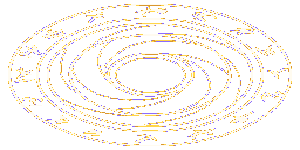
#> input picture art-spike/packs/circle_blaze.png, 300 x 150 px; its folder holds only this picture in this run
$ python make.py circle_blaze.png
#> lines starting #> are read from the running program, lines starting #| are printed output that depends on the picture; after the words box and inside, x2 and y2 are one past the last pixel; in counts of white or black regions, pixels touching at a corner belong together
#> further down, sheet is the input picture: PIL image 300x150 RGBA; mean R, G, B, A 46.4, 42.2, 37.1, 49.8
### art-spike/tools/pix.py
"""Shared bits for the art spike (#259): the palette every method is reduced to, outlines and sheets.

The robe ramp (ROBE) is the key colours the picker swaps for a seat colour at run time. Every
method draws or is reduced to it, so one swap recolours robes and hats from any method.
"""
import json
from pathlib import Path

import numpy as np
from PIL import Image

H = lambda s: tuple(int(s[i:i + 2], 16) for i in (1, 3, 5))

# 23 colours for the whole set.
OUTLINE = H("#1b1424")
SKIN = [H("#f4c9a0"), H("#d9906b"), H("#9c5a44")]
HAIR = [H("#f3efe6"), H("#bdb4c2")]
WOOD = [H("#b5793f"), H("#7d4e2a")]
GOLD = [H("#fff3b0"), H("#ffd54a"), H("#d9962f")]
ROBE = [H("#c7a4ff"), H("#9a6ef0"), H("#6a45c0"), H("#43297e")]  # light, base, dark, deep: swapped per seat
GEM = [H("#e6feff"), H("#5fd8f0")]
FIRE = [H("#ff8a2a"), H("#e0442e"), H("#8a1f2a")]  # with GOLD[0], GOLD[1] for the hot core
VIOLET = [H("#8b6cff"), H("#3b2c66")]
WHITE = H("#fffbf0")
PALETTE = [OUTLINE, *SKIN, *HAIR, *WOOD, *GOLD, *ROBE, *GEM, *FIRE, *VIOLET, WHITE]
assert len(set(PALETTE)) == len(PALETTE) == 23, len(set(PALETTE))


def canvas(w, h):
    return np.zeros((h, w, 4), np.uint8)


# [33 lines left out: functions put, line, outline, not called in this run]


def sheet(frames):
    return np.concatenate(frames, axis=1)


def save(arr, path):
    Path(path).parent.mkdir(parents=True, exist_ok=True)
    Image.fromarray(arr, "RGBA").save(path)


# [9 lines left out: function quantize, not called in this run]


def check(arr):
    """Pixel rules: every pixel fully opaque or fully clear, and every colour from the palette."""
    a = arr[..., 3]
    half = int(((a > 0) & (a < 255)).sum())
    cols = {tuple(px) for px in arr[a == 255][:, :3]}
    off = [c for c in cols if c not in PALETTE]
    return {"half_alpha_px": half, "colours": len(cols), "off_palette": len(off)}


def meta(path, data):
    Path(path).write_text(json.dumps(data, indent=1))

### art-spike/packs/make.py
"""Art spike #259, method 3: a pack asset made to fit. The CC0 "Teleport circle" sheet by gfroad
(https://opengameart.org/content/teleport-circle-sprite-sheet) is smooth line art drawn flat from
above, in 4x4 frames of 256x256. Squash a frame to the tilted 300x150 view, threshold the lines onto
the pixel grid, and recolour them to the palette.

  python art-spike/packs/make.py teleportCircle.png
"""
import sys
from pathlib import Path

import numpy as np
from PIL import Image

HERE = Path(__file__).parent
sys.path.insert(0, str(HERE.parent / "tools"))
from pix import GOLD, VIOLET, WHITE, check, meta, save  # noqa: E402


def frame(sheet, i):
#> called with i = 0
    x, y = (i % 4) * 256, (i // 4) * 256
    return sheet.crop((x, y, x + 256, y + 256))
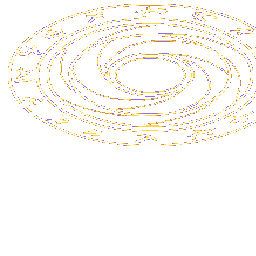
#> returned value: PIL image 256x256 RGBA; mean R, G, B, A 29.1, 26.5, 23.2, 31.3; transparent parts drawn white


def tilt(fr, cut=0.3):
    """Ink (dark, opaque) becomes coverage; squash to 300x150; keep pixels covered past cut."""
#> called with cut = 0.3
    a = np.asarray(fr.convert("RGBA")).astype(float) / 255
    ink = a[..., 3] * (1 - a[..., :3].mean(-1) * 0.85)
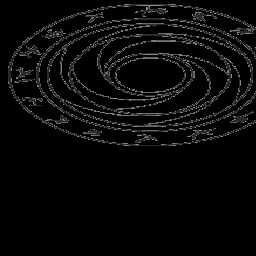
#> ink: shape (256, 256) float64; min 0, max 0.54, mean 0.0353
    im = Image.fromarray((ink * 255).astype(np.uint8), "L").resize((300, 150), Image.BOX)
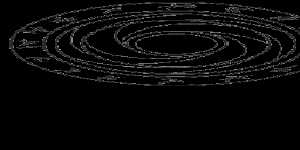
#> im: PIL image 300x150 L; min 0, max 137, mean 9.1
    return np.asarray(im) / 255
#> returned value: shape (150, 300) float64


def paint(cov, levels):
    out = np.zeros((150, 300, 4), np.uint8)
#> out: shape (150, 300, 4); every value is 0
    for cut, col in levels:
        out[cov >= cut] = (*col, 255)
#> this loop made 2 passes
#> (cut, col) on passes 1 to 2: (0.18, (59, 44, 102)), (0.75, (139, 108, 255))
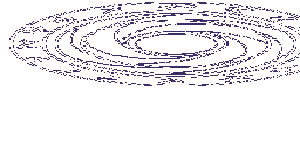
#> out: shape (150, 300, 4); mean of channels 0, 1, 2, 3 4.9, 3.7, 8.5, 21.4; transparent parts drawn white
    return out


if __name__ == "__main__":
    sheet = Image.open(sys.argv[1])
    res = {}
    quiet = paint(tilt(frame(sheet, 0)), [(0.18, VIOLET[1]), (0.75, VIOLET[0])])
    blaze = paint(tilt(frame(sheet, 0)), [(0.12, VIOLET[0]), (0.22, GOLD[2]), (0.35, GOLD[1]), (0.55, WHITE)])
#> the loop in paint (call 2), `for cut, col in levels:` made 4 passes
#> (cut, col) on passes 1 to 4: (0.12, (139, 108, 255)), (0.22, (217, 150, 47)), (0.35, (255, 213, 74)), (0.55, (255, 251, 240))
#> after the loop in paint (call 2), `for cut, col in levels:`:
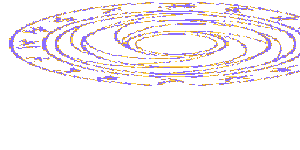
#> out: shape (150, 300, 4); mean of channels 0, 1, 2, 3 23.2, 17.9, 21.1, 32.4; transparent parts drawn white
    for name, img in [("circle_quiet", quiet), ("circle_blaze", blaze)]:
        save(img, HERE / f"{name}.png")
        res[name] = check(img)
#> this loop made 2 passes
#> (name, half in check) on passes 1 to 2: ('circle_quiet', 0), ('circle_blaze', 0)
#> pass 1, in check, `a = arr[..., 3]`:
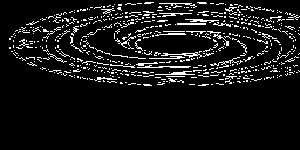
#> a: shape (150, 300); 8.4% white in thin lines or dots, all inside (x1, y1, x2, y2) = (9, 2, 300, 86)
#> pass 2, in check (call 2), `a = arr[..., 3]`:
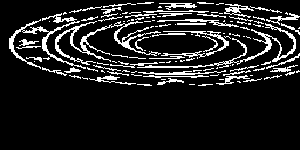
#> a: shape (150, 300); 12.7% white in thin lines or dots, all inside (x1, y1, x2, y2) = (9, 2, 300, 86)
#> after the loop, res = 2 items
    meta(HERE / "check.json", res)
    print(res)
#| {'circle_quiet': {'half_alpha_px': 0, 'colours': 1, 'off_palette': 0}, 'circle_blaze': {'half_alpha_px': 0, 'colours': 3, 'off_palette': 0}}

$ run again, on art-spike/packs/circle_quiet.png
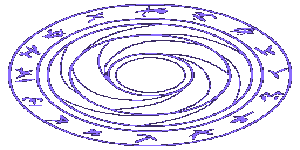
#> input picture art-spike/packs/circle_quiet.png, 300 x 150 px
#> sheet is the input picture: PIL image 300x150 RGBA; mean R, G, B, A 17.7, 13.5, 31.8, 46.7
#> the loop in paint, `for cut, col in levels:` made 2 passes
#> (cut, col) on passes 1 to 2: (0.18, (59, 44, 102)), (0.75, (139, 108, 255))
#> the loop in paint (call 2), `for cut, col in levels:` made 4 passes
#> (cut, col) on passes 1 to 4: (0.12, (139, 108, 255)), (0.22, (217, 150, 47)), (0.35, (255, 213, 74)), (0.55, (255, 251, 240))
#> after the loop in paint (call 2), `for cut, col in levels:`:
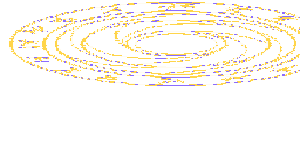
#> out: shape (150, 300, 4); mean of channels 0, 1, 2, 3 35.2, 31.4, 24, 37.6; transparent parts drawn white
#> the loop `for name, img in [("circle_quiet", quiet), ("circle_blaze", blaze)]:` made 2 passes
#> (name, half in check) on passes 1 to 2: ('circle_quiet', 0), ('circle_blaze', 0)
#> pass 1, in check, `a = arr[..., 3]`:
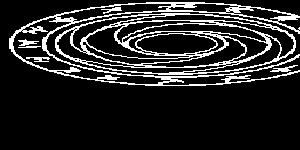
#> a: shape (150, 300); 14.8% white in thin lines or dots, all inside (x1, y1, x2, y2) = (9, 2, 300, 86)
#> after the loop `for name, img in [("circle_quiet", quiet), ("circle_blaze", blaze)]:`: res = 2 items
#| {'circle_quiet': {'half_alpha_px': 0, 'colours': 2, 'off_palette': 0}, 'circle_blaze': {'half_alpha_px': 0, 'colours': 3, 'off_palette': 0}}
